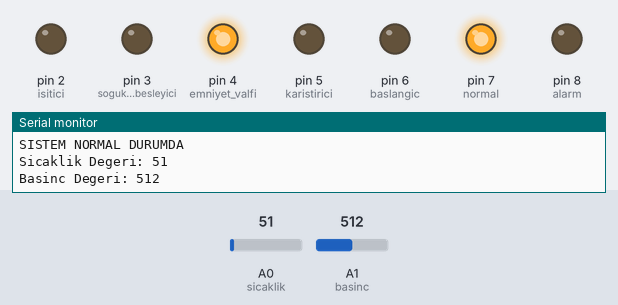
The sketch below on a simulated Arduino Uno, built with avr-gcc and run on an emulated ATmega328P. Shown: output pins drawn as LEDs (lit = HIGH), the last lines printed to the serial monitor. Inputs (shaded band) come from the test bench; at power-on: A1 (basinc) = 512, A0 (sicaklik) = 51.

Above: at 1.3 s.
1.4 s: A1 (basinc) set to 485
At 3.4 s:
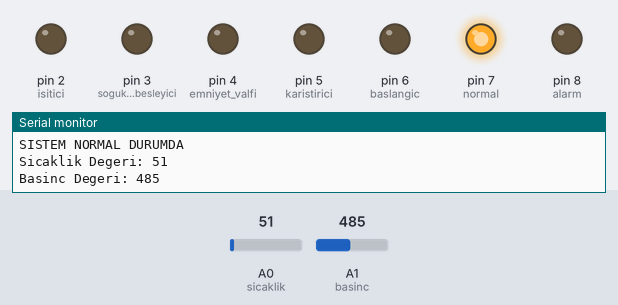
3.8 s: A1 (basinc) set to 261
6.0 s: A1 (basinc) set to 232
At 7.8 s:
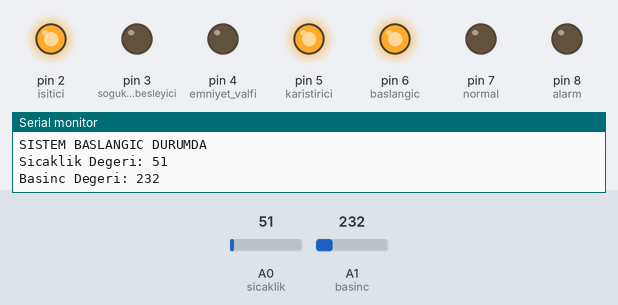
8.2 s: A1 (basinc) set to 760
At 10.0 s:
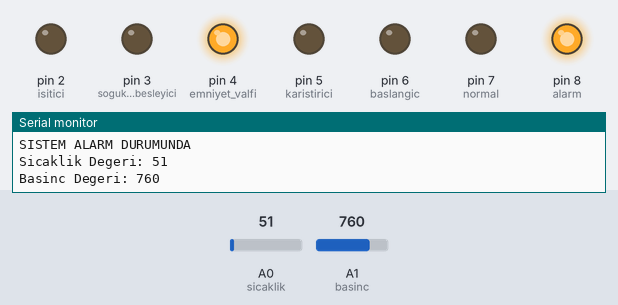
10.7 s: A1 (basinc) set to 743
At 12.0 s:
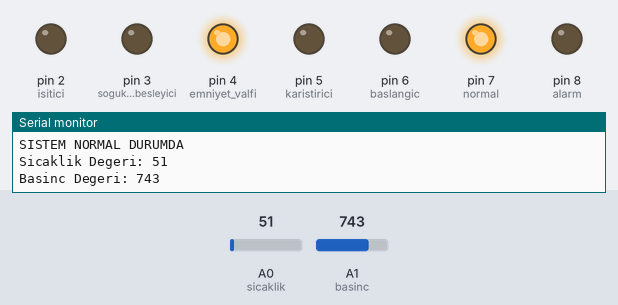
13.1 s: A1 (basinc) set to 900
At 15.1 s:
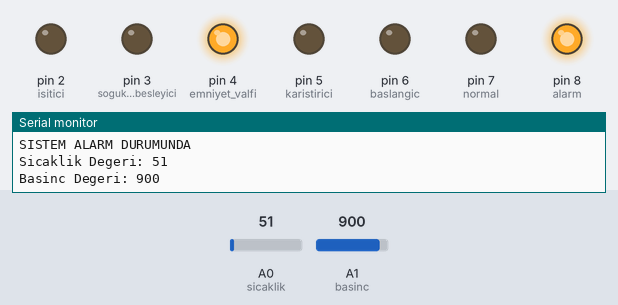
Timing chart, 0 to 16.6 s (numbered marks = the images above; inputs shaded):
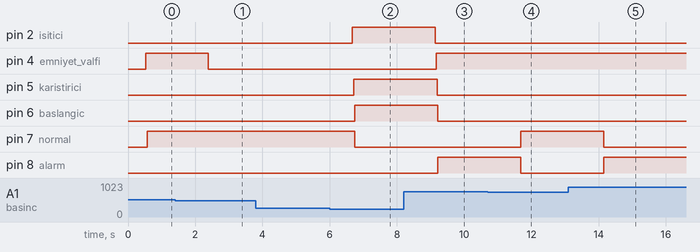

Measured:
- the behaviour switches between 501 and 500 on A1 (basinc) (found by bisection; images 0 and 1)
- the behaviour switches between 250 and 249 on A1 (basinc) (found by bisection; images 1 and 2)
- the behaviour switches between 750 and 749 on A1 (basinc) (found by bisection; images 3 and 4)
- after the input at 1.4 s, pin 4 (emniyet_valfi): HIGH → LOW after 0.98 s
- after the input at 6.0 s, pin 2 (isitici): LOW → HIGH after 0.67 s; pin 5 (karistirici): LOW → HIGH after 0.72 s; pin 6 (baslangic): LOW → HIGH after 0.74 s; pin 7 (normal): HIGH → LOW after 0.74 s
- after the input at 8.2 s, pin 2 (isitici): HIGH → LOW after 0.95 s; pin 4 (emniyet_valfi): LOW → HIGH after 0.98 s; pin 5 (karistirici): HIGH → LOW after 0.99 s; pin 6 (baslangic): HIGH → LOW after 1.0 s; pin 8 (alarm): LOW → HIGH after 1.0 s
- after the input at 10.7 s, pin 7 (normal): LOW → HIGH after 0.99 s; pin 8 (alarm): HIGH → LOW after 0.99 s
- after the input at 13.1 s, pin 7 (normal): HIGH → LOW after 1.1 s; pin 8 (alarm): LOW → HIGH after 1.1 s

The sketch:

kimyasal_karistirma_kazani.ino
```cpp
#define sicaklik A0
#define basinc A1

int isitici = 2, soguksu_besleyici = 3, emniyet_valfi = 4, karistirici = 5;

int baslangic = 6, normal = 7, alarm = 8;

int basinc_degeri = 0, sicaklik_degeri = 0;

bool isitici_durumu = false, soguk_su_durumu = false;

void setup()
{
  Serial.begin(9600);

  pinMode(sicaklik, INPUT);
  pinMode(basinc, INPUT);

  pinMode(isitici, OUTPUT);
  pinMode(soguksu_besleyici, OUTPUT);
  pinMode(emniyet_valfi, OUTPUT);
  pinMode(karistirici, OUTPUT);
  pinMode(baslangic, OUTPUT);
  pinMode(normal, OUTPUT);
  pinMode(alarm, OUTPUT);
}

void loop()
{
  basinc_degeri = analogRead(basinc);
  sicaklik_degeri = analogRead(sicaklik);

  Serial.print("Sicaklik Degeri: ");
  Serial.println(sicaklik_degeri);
  Serial.print("Basinc Degeri: ");
  Serial.println(basinc_degeri);

  delay(500);

  Serial.println("----------DURUM RAPORU----------");
  isitici_kontrolu();

  soguk_su_beslemesi_kontrolu();

  emniyet_valfi_kontrolu();

  karistirici_kontrolu();

  genel_sistem_kontrol();

}

void isitici_kontrolu()
{
  if(sicaklik_degeri < 250 && (basinc_degeri < 250 || (sicaklik_degeri > 250 && sicaklik_degeri < 750)))
  {
    Serial.println("Isitici Aktif");
    isitici_durumu = true;
    digitalWrite(isitici, HIGH);
  }
  else
  {
    Serial.println("Isitici Pasif");
    isitici_durumu = false;
    digitalWrite(isitici, LOW);
  }

}

void soguk_su_beslemesi_kontrolu()
{
  if(sicaklik_degeri > 500)
  {
    Serial.println("Soguk Su Besleme Aktif");
    soguk_su_durumu = true;
    digitalWrite(soguksu_besleyici, HIGH);
  }
  else
  {
    Serial.println("Soguk Su Besleme Pasif");
    soguk_su_durumu = false;
    digitalWrite(soguksu_besleyici, LOW);
  }
}

void emniyet_valfi_kontrolu()
{
  if(basinc_degeri >500)
  {
    Serial.println("Emniyet Valfi Aktif");
    digitalWrite(emniyet_valfi, HIGH);
  }
  else
  {
    Serial.println("Emniyet Valfi Pasif");
    digitalWrite(emniyet_valfi, LOW);
  }
}

void karistirici_kontrolu()
{
  if(soguk_su_durumu == true || isitici_durumu == true)
  {
    Serial.println("Karistirici Aktif");
    digitalWrite(karistirici, HIGH);
  }
  else
  {
    Serial.println("Karistirici Pasif");
    digitalWrite(karistirici, LOW);
  }
}

void genel_sistem_kontrol()
{
  if(basinc_degeri < 250)
  {
    Serial.println("SISTEM BASLANGIC DURUMDA");
    digitalWrite(baslangic, HIGH);
    digitalWrite(normal, LOW);
    digitalWrite(alarm, LOW);
  }
  else if(basinc_degeri > 250 && basinc_degeri < 750)
  {
    Serial.println("SISTEM NORMAL DURUMDA");
    digitalWrite(baslangic, LOW);
    digitalWrite(normal, HIGH);
    digitalWrite(alarm, LOW);
  }
  else if(basinc_degeri > 750)
  {
    Serial.println("SISTEM ALARM DURUMUNDA");
    digitalWrite(baslangic, LOW);
    digitalWrite(normal, LOW);
    digitalWrite(alarm, HIGH);
  }
}
```
